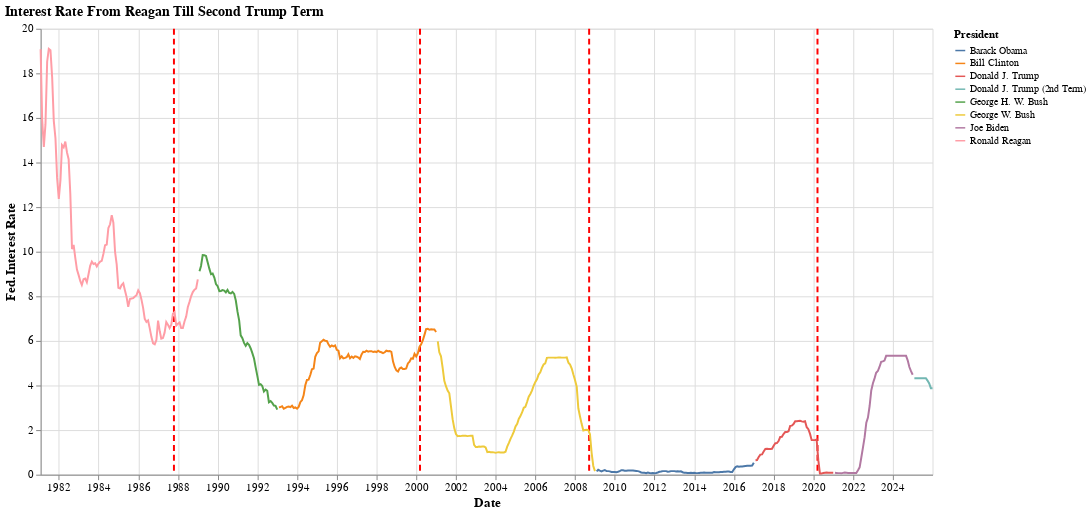

This figure's notebook cell:
### Code cell
# 2. Interest Rate
overall_trend_altair(final_merged_v2, 'observation_date', 'Interest Rate', 'Interest Rate From Reagan Till Second Trump Term',  'Date', 'Fed. Interest Rate') # unemployment rate

### Figure 1 — Vega-Lite specification as saved in the notebook (floating-point values rounded to 4 significant figures; data arrays with more than 128 entries replaced by an {"elided": "..."} marker saying what was removed)
{"config": {"view": {"continuousWidth": 300, "continuousHeight": 300}, "axis": {"labelFontSize": 11, "titleFontSize": 13}, "title": {"anchor": "start", "fontSize": 14}}, "layer": [{"data": {"name": "data-2e3354d5cf53ecb2ba6e47b1a5196afa"}, "mark": {"type": "rule", "color": "red", "strokeDash": [6, 4], "strokeWidth": 2}, "encoding": {"tooltip": [{"field": "event", "type": "nominal"}], "x": {"field": "observation_date", "type": "temporal"}}}, {"data": {"name": "data-e4224ca97ea313ec248cca3531ba870c"}, "mark": {"type": "line"}, "encoding": {"color": {"field": "President", "legend": {"title": "President"}, "type": "nominal"}, "x": {"field": "observation_date", "title": "Date", "type": "temporal"}, "y": {"field": "Interest Rate", "title": "Fed. Interest Rate", "type": "quantitative"}}}, {"data": {"name": "data-e4224ca97ea313ec248cca3531ba870c"}, "mark": {"type": "rule", "color": "gray"}, "encoding": {"x": {"field": "observation_date", "type": "temporal"}}, "transform": [{"filter": {"param": "param_2", "empty": false}}]}, {"data": {"name": "data-e4224ca97ea313ec248cca3531ba870c"}, "mark": {"type": "point", "opacity": 0}, "encoding": {"tooltip": [{"field": "observation_date", "format": "%Y-%m", "title": "Date", "type": "temporal"}, {"field": "Interest Rate", "title": "Fed. Interest Rate", "type": "quantitative"}, {"field": "President", "title": "President", "type": "nominal"}], "x": {"field": "observation_date", "type": "temporal"}, "y": {"field": "Interest Rate", "type": "quantitative"}}, "name": "view_2"}], "height": 450, "params": [{"name": "param_2", "select": {"type": "point", "fields": ["observation_date"], "nearest": true, "on": "mouseover"}, "views": ["view_2"]}], "title": "Interest Rate From Reagan Till Second Trump Term", "width": 900, "$schema": "https://vega.github.io/schema/vega-lite/v5.20.1.json", "datasets": {"data-2e3354d5cf53ecb2ba6e47b1a5196afa": [{"observation_date": "1987-10-19T00:00:00", "event": "1987 Black Monday"}, {"observation_date": "2000-03-10T00:00:00", "event": "2000 Dotcom Bubble"}, {"observation_date": "2008-09-15T00:00:00", "event": "2008 Housing Bubble"}, {"observation_date": "2020-03-16T00:00:00", "event": "2020 COVID"}], "data-e4224ca97ea313ec248cca3531ba870c": {"elided": "540 records"}}}
